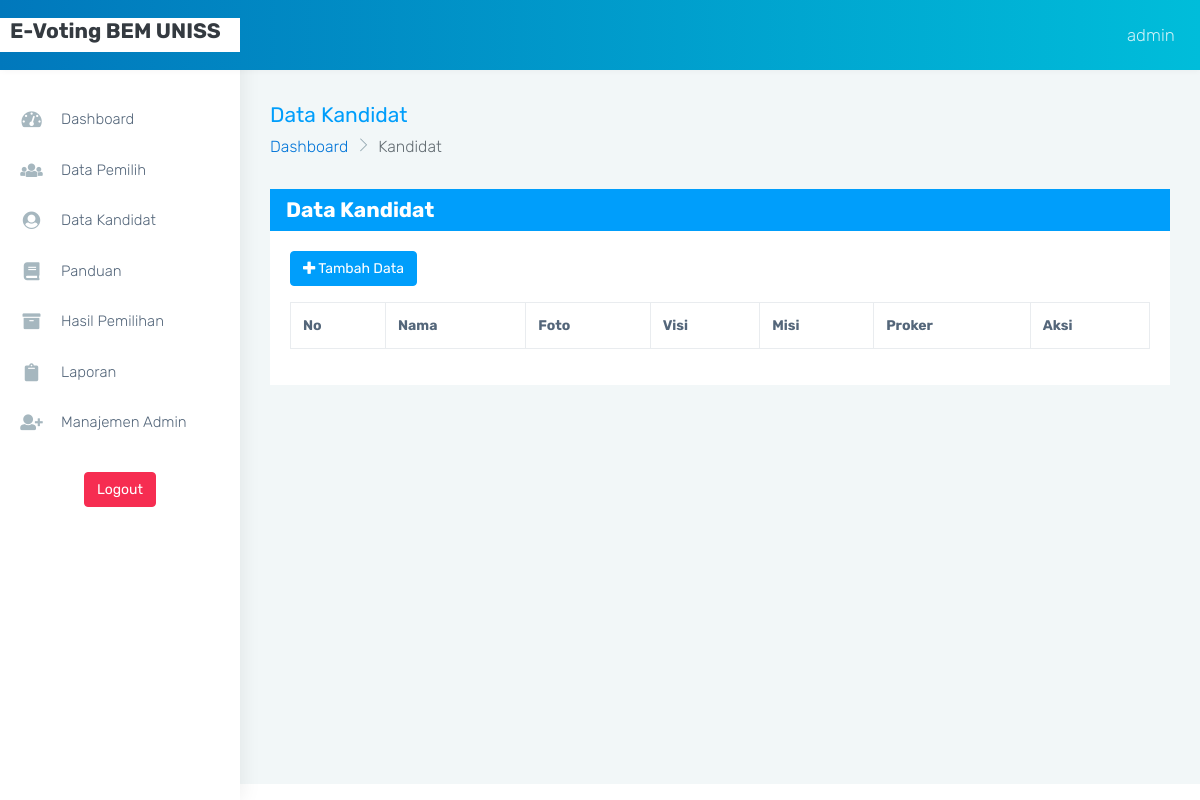
Before: /page.php?admin=kandidat (signed in) with the older database file.
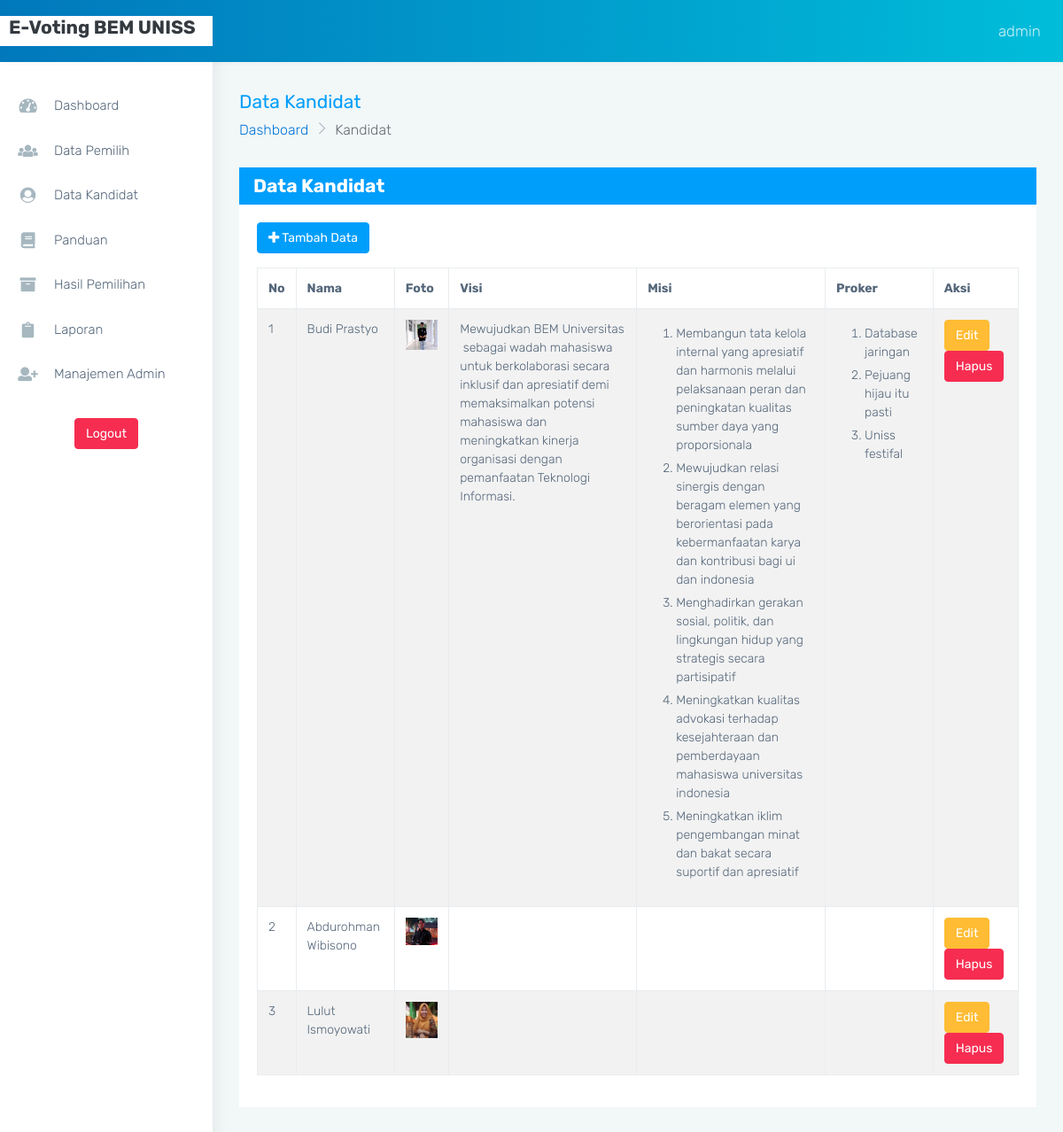
After: the same page with the newer database file.
### tables this page shows
CREATE TABLE `kandidat` (
  `id_kandidat` int(11) NOT NULL,
  `nama_kandidat` varchar(50) NOT NULL,
  `foto_kandidat` text NOT NULL,
  `fakultas_kandidat` varchar(100) NOT NULL,
  `visi` text NOT NULL,
  `misi` text NOT NULL,
  `proker` text NOT NULL
);

### config/fungsiUmum.php (called while the page is built, shortened)
<?php
function baseUrl($dir = "")
{
	return "http://localhost:8000/vote/" .$dir;
}

### config/fungsiKandidat.php (called while the page is built, shortened)
<?php
function tampilKandidat($is_api = null)
{
	global $conn;
	if ($is_api !== null) {
		header('Content-type: application/json');
		$sql = "SELECT * FROM kandidat";
		$res = $conn->query($sql);
		$row = [];
		$jml = [];
		while ($rows = $res->fetch_assoc()) {
			$row[] = $rows;
		}
		for ($i=0; $i < count($row); $i++) {
			array_push($jml, lihatSuaraPerKandidat($row[$i]['id_kandidat']));
		}
		array_push($row, $jml);
		echo json_encode($row);
	} else {
		$sql = "SELECT * FROM kandidat";
		$res = $conn->query($sql);
		$row = [];
		while ($rows = $res->fetch_assoc()) {
			$row[] = $rows;
		}
		return $row;
	}
}

### views/admin/kandidat/index.php (the view)
<?php $kandidat = tampilKandidat(); ?>
<div class="page-breadcrumb mb-0 pb-0">
    <div class="row align-items-center">
        <div class="col-md-6 col-8 align-self-center">
            <h3 class="page-title mb-0 p-0">Data Kandidat</h3>
            <div class="d-flex align-items-center">
                <nav aria-label="breadcrumb">
                    <ol class="breadcrumb">
                        <li class="breadcrumb-item"><a href="<?= baseUrl('page.php?admin=dashboard') ?>">Dashboard</a></li>
                        <li class="breadcrumb-item active" aria-current="page">Kandidat</li>
                    </ol>
                </nav>
            </div>
        </div>
    </div>
</div>
<div class="container-fluid">
    <div class="card">
    	<div class="card-header bg-info text-white">
    		<span class="h3">Data Kandidat</span>
    	</div>
    	<div class="card-body">
    		<div class="row">
    			<div class="col-12">
    				<a href="?admin=tambah-kandidat" class="btn btn-info text-white">
    					<i class="fas fa-plus"></i> Tambah Data
    				</a>
    				<table class="mt-3 table table-bordered table-striped table-hover">
    					<thead>
    						<tr>
    							<th>No</th>
    							<th>Nama</th>
    							<th>Foto</th>
    							<th>Visi</th>
    							<th>Misi</th>
    							<th>Proker</th>
    							<th>Aksi</th>
    						</tr>
    					</thead>
    					<tbody>
						<?php $no = 1; foreach($kandidat as $k): ?>
    						<tr>
    							<td><?= $no++ ?></td>
    							<td><?= $k['nama_kandidat'] ?></td>
    							<td>
                                    <img src="assets/images/kandidat/<?= $k['foto_kandidat'] ?>" width="100" class="img-fluid">
                                </td>
    							<td><?= $k['visi'] ?></td>
    							<td><?= $k['misi'] ?></td>
    							<td><?= $k['proker'] ?></td>
    							<td>
    								<a href="?admin=edit-kandidat&id=<?= $k['id_kandidat'] ?>" class="btn btn-warning text-white">Edit</a>
    								<a href="?admin=hapus-kandidat&id=<?= $k['id_kandidat'] ?>" class="btn btn-danger text-white">Hapus</a>
    							</td>
    						</tr>
						<?php endforeach ?>
    					</tbody>
    				</table>
    			</div>
    		</div>
    	</div>
    </div>
</div>

Changed rows visible on the page:
added kandidat: nama_kandidat "Budi Prastyo", foto_kandidat (picture), visi "Mewujudkan BEM Universitas sebagai wadah mahasiswa untuk berkolaborasi secara inklusif dan apresiatif demi memaksimalkan potensi mahasiswa dan meningkatkan kinerja organisasi dengan pemanfaatan Teknologi Informasi.", misi "Membangun tata kelola internal yang apresiatif dan harmonis melalui pelaksanaan peran dan peningkatan kualitas sumber daya yang proporsionala Mewujudkan relasi sinergis dengan beragam elemen yang berorientasi pada kebermanfaatan karya dan kontribusi bagi ui dan indonesia Menghadirkan gerakan sosial, politik, dan lingkungan hidup yang strategis secara partisipatif Meningkatkan kualitas advokasi terhadap kesejahteraan dan pemberdayaan mahasiswa universitas indonesia Meningkatkan iklim pengembangan minat dan bakat secara suportif dan apresiatif", proker "Database jaringan Pejuang hijau itu pasti Uniss festifal"
added kandidat: nama_kandidat "Abdurohman Wibisono", foto_kandidat (picture)
added kandidat: nama_kandidat "Lulut Ismoyowati", foto_kandidat (picture)
